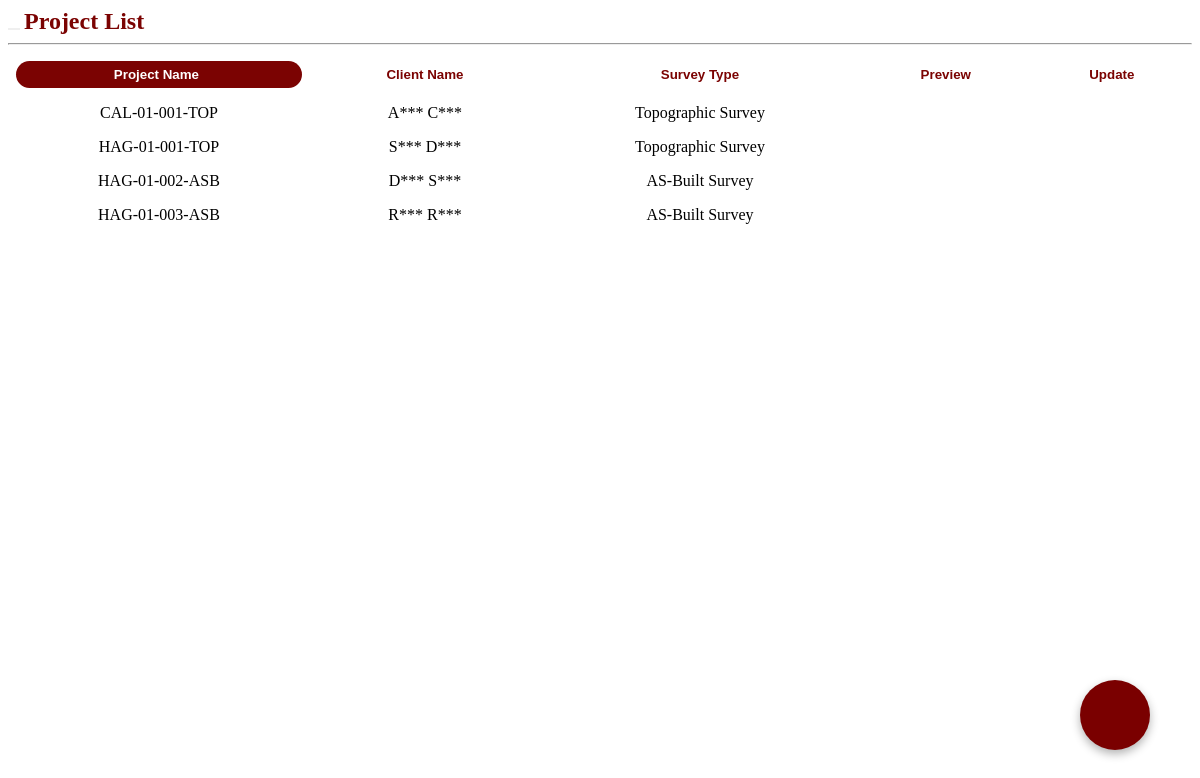
Page /project_list.php on the committed database.
### tables this page shows
CREATE TABLE `project` (
  `ProjectID` varchar(20) NOT NULL,
  `AddressID` varchar(20) NOT NULL,
  `LotNo` varchar(50) NOT NULL,
  `ClientLName` varchar(50) NOT NULL,
  `ClientFName` varchar(50) NOT NULL,
  `SurveyType` enum('Relocation Survey','Verification Survey','Subdivision Survey','Consolidation Survey','Topographic Survey','AS-Built Survey','Sketch Plan / Vicinity Map','Land Titling / Transfer','Real Estate') NOT NULL,
  `DigitalLocation` varchar(255) NOT NULL,
  `SurveyStartDate` date NOT NULL,
  `SurveyEndDate` date DEFAULT NULL,
  `Agent` varchar(255) DEFAULT NULL,
  `RequestType` enum('For Approval','Sketch Plan') NOT NULL,
  `Approval` enum('LRA','PSD','CSD') DEFAULT NULL,
  `ProjectStatus` varchar(20) NOT NULL,
  `StorageStatus` varchar(20) DEFAULT NULL,
  `ProjectQR` varchar(255) NOT NULL
);

### project_list.php (the view, shortened to what this page needs)
<link rel="stylesheet" href="css/project_list.css">
<?php
include 'server/server.php';
$municipality = isset($_GET['municipality']) ? $_GET['municipality'] : '';
$sql = "SELECT
            p.ProjectID,
            p.LotNo,
            p.ClientFName,
            p.ClientLName,
            p.SurveyType,
            p.Agent,
            p.SurveyStartDate,
            p.SurveyEndDate,
            p.Approval,
            p.RequestType,
            a.Address AS StreetAddress,
            a.Barangay,
            a.Municipality,
            a.Province
        FROM project p
        JOIN address a ON p.AddressID = a.AddressID";
if (!empty($municipality)) {
    $sql .= " WHERE a.Municipality = ?";
    $stmt = $conn->prepare($sql);
    $stmt->bind_param("s", $municipality);
    $stmt->execute();
    $result = $stmt->get_result();
} else {
    $result = $conn->query($sql);
}
$projects = [];
if ($result && $result->num_rows > 0) {
    while ($row = $result->fetch_assoc()) {
        $projects[] = $row;
    }
}
?>
<?php
function formatAddress($street, $barangay, $municipality, $province)
{
    $parts = array_filter([
        $street,
        $barangay,
        $municipality,
        $province
    ]);
    return implode(', ', $parts);
}
?>
<?php
function maskName($fname, $lname)
{
    $maskedF = strlen($fname) > 0 ? $fname[0] . '***' : '';
    $maskedL = strlen($lname) > 0 ? $lname[0] . '***' : '';
    return $maskedF . ' ' . $maskedL;
}
?>
<div class="topbar">
    <button type="button" id="list-back-btn" class="fa fa-arrow-left" data-page="documents.php"></button>
    <span>
        <?= !empty($municipality) ? htmlspecialchars($municipality) : "Project List" ?>
    </span>
</div>
<hr class="top-line" />
<table class="projectlist-table" id="projectTable">
    <thead>
        <tr>
            <th><button class="sort-btn active-sort" onclick="sortTable(0, this)">Project Name </button></th>
            <th><button class="sort-btn" onclick="sortTable(1, this)">Client Name</button></th>
            <th><button class="sort-btn" onclick="sortTable(2, this)">Survey Type</button></th>
            <th><button class="sort-btn">Preview</button></th>
            <th><button class="sort-btn">Update</button></th>
        </tr>
    </thead>
    <tbody>
        <?php foreach ($projects as $project): ?>
            <tr ondblclick="handleRowDoubleClick(this)" onclick="highlightRow(this)"
                data-projectid="<?= htmlspecialchars($project['ProjectID'], ENT_QUOTES) ?>"
                data-lotno="<?= htmlspecialchars($project['LotNo'], ENT_QUOTES) ?>"
                data-clientfullname="<?= htmlspecialchars($project['ClientFName'] . ' ' . $project['ClientLName'], ENT_QUOTES) ?>"
                data-agent="<?= htmlspecialchars($project['Agent'] ?? 'not available', ENT_QUOTES) ?>" data-surveyperiod="<?= htmlspecialchars(
                         date('F j, Y', strtotime($project['SurveyStartDate'])) . ' - ' . date('F j, Y', strtotime($project['SurveyEndDate'])),
                         ENT_QUOTES
                     ) ?>" data-address="<?= htmlspecialchars(formatAddress(
                          $project['StreetAddress'] ?? '',
                          $project['Barangay'] ?? '',
                          $project['Municipality'] ?? '',
                          $project['Province'] ?? ''
                      ), ENT_QUOTES) ?>" data-approval="<?= htmlspecialchars($project['Approval'] ?? '', ENT_QUOTES) ?>"
                data-requesttype="<?= htmlspecialchars($project['RequestType'] ?? '', ENT_QUOTES) ?>">
                <td class="row-first"><?= htmlspecialchars($project['ProjectID']) ?></td>
                <td><?= htmlspecialchars(maskName($project['ClientFName'], $project['ClientLName'])) ?></td>
                <td><?= htmlspecialchars($project['SurveyType']) ?></td>
                <td><button class="preview-btn fa fa-eye"></button></td>
                <td class="row-last">
                    <button class="update-btn fa fa-edit"
                        data-projectid="<?= htmlspecialchars($project['ProjectID'], ENT_QUOTES) ?>"
                        onclick="redirectToUpdate(this)">
                    </button>
                </td>
            </tr>
        <?php endforeach; ?>
    </tbody>
</table>
<div class="floating-add-project" data-page="upload.php">
</div>

### css/project_list.css (style rules this page uses)
.topbar span { font-size: 2cqw; color: #7B0302; font-weight: 700; }
.floating-add-project { position: fixed; bottom: 50px; right: 50px; background-color: #7a0000; border-radius: 50%; width: 70px; height: 70px; display: flex; justify-content: center; align-items: center; cursor: pointer; box-shadow: 0 4px 10px rgba(0, 0, 0, 0.3); z-index: 50; transition: transform 0.3s ease; }
.projectlist-table { width: 100%; border-collapse: collapse; }
.projectlist-table th, .projectlist-table td { padding: 8px; text-align: left; }
.projectlist-table td { text-align: center; padding: 8px; }
.sort-btn { width: 100%; background: transparent; border: none; color: #7B0302; font-weight: bold; cursor: pointer; padding: 6px; transition: background 0.3s, color 0.3s; }
.sort-btn.active-sort { background-color: #7B0302; color: white; border-radius: 4cqw; }
.preview-btn { color: black; cursor: pointer; font-size: 1.25cqw; transition: color 0.3s; border: none; background-color: transparent; }
.update-btn { color: black; cursor: pointer; font-size: 1.25cqw; transition: color 0.3s; border: none; background-color: transparent; }
#projectTable tbody tr { cursor: pointer; border-radius: 10cqw; }
.row-first { border-top-left-radius: 5cqw; border-bottom-left-radius: 5cqw; }
.row-last { border-top-right-radius: 5cqw; border-bottom-right-radius: 5cqw; }
#list-back-btn { font-size: 2vw; border: none; color: #7B0302; cursor: pointer; transition: color 0.3s; }

### rows in the picture
project: ProjectID "CAL-01-001-TOP", ClientFName+ClientLName "A*** C***", SurveyType "Topographic Survey"
project: ProjectID "HAG-01-001-TOP", ClientFName+ClientLName "S*** D***", SurveyType "Topographic Survey"
project: ProjectID "HAG-01-002-ASB", ClientFName+ClientLName "D*** S***", SurveyType "AS-Built Survey"
project: ProjectID "HAG-01-003-ASB", ClientFName+ClientLName "R*** R***", SurveyType "AS-Built Survey"
